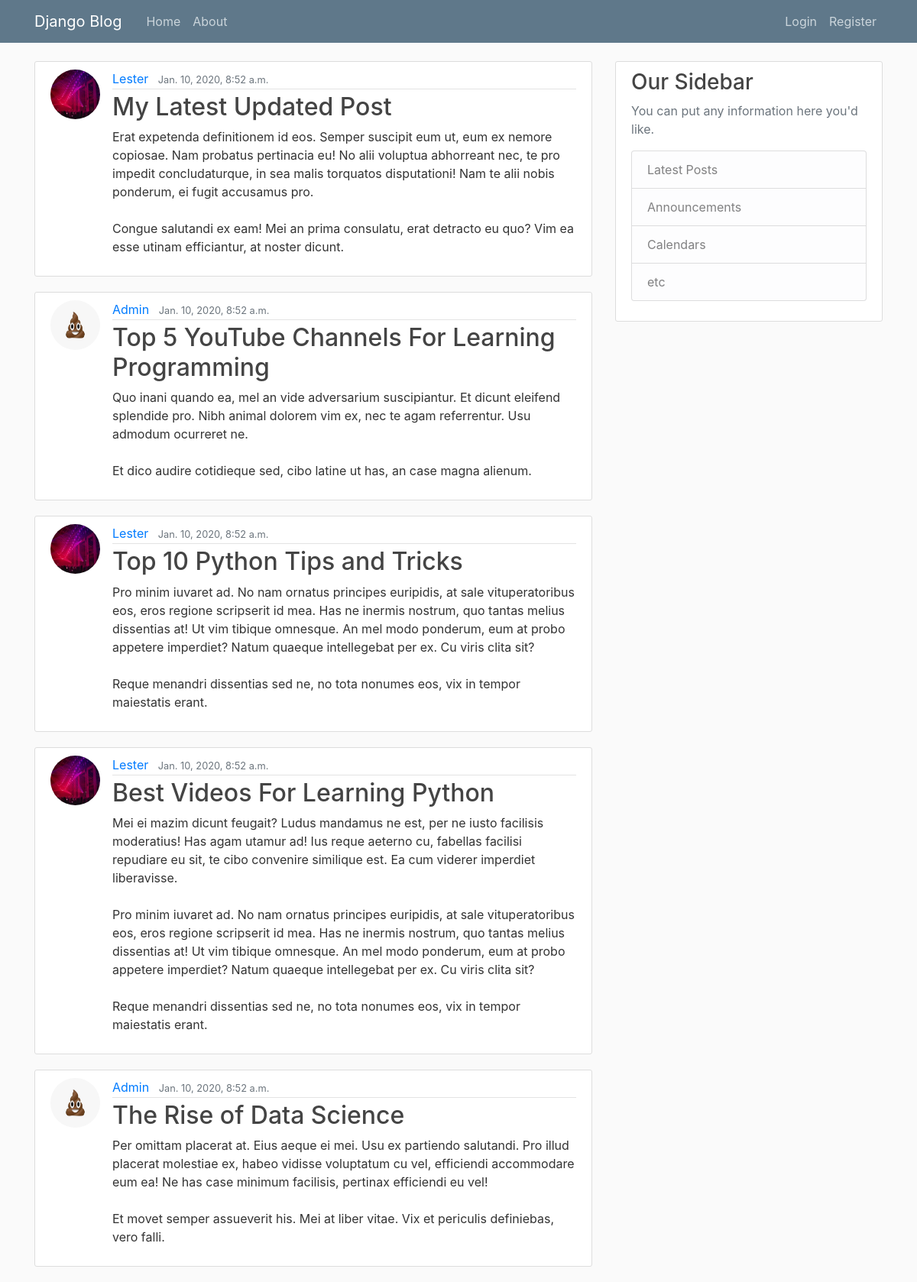
Before: / with the older database file.
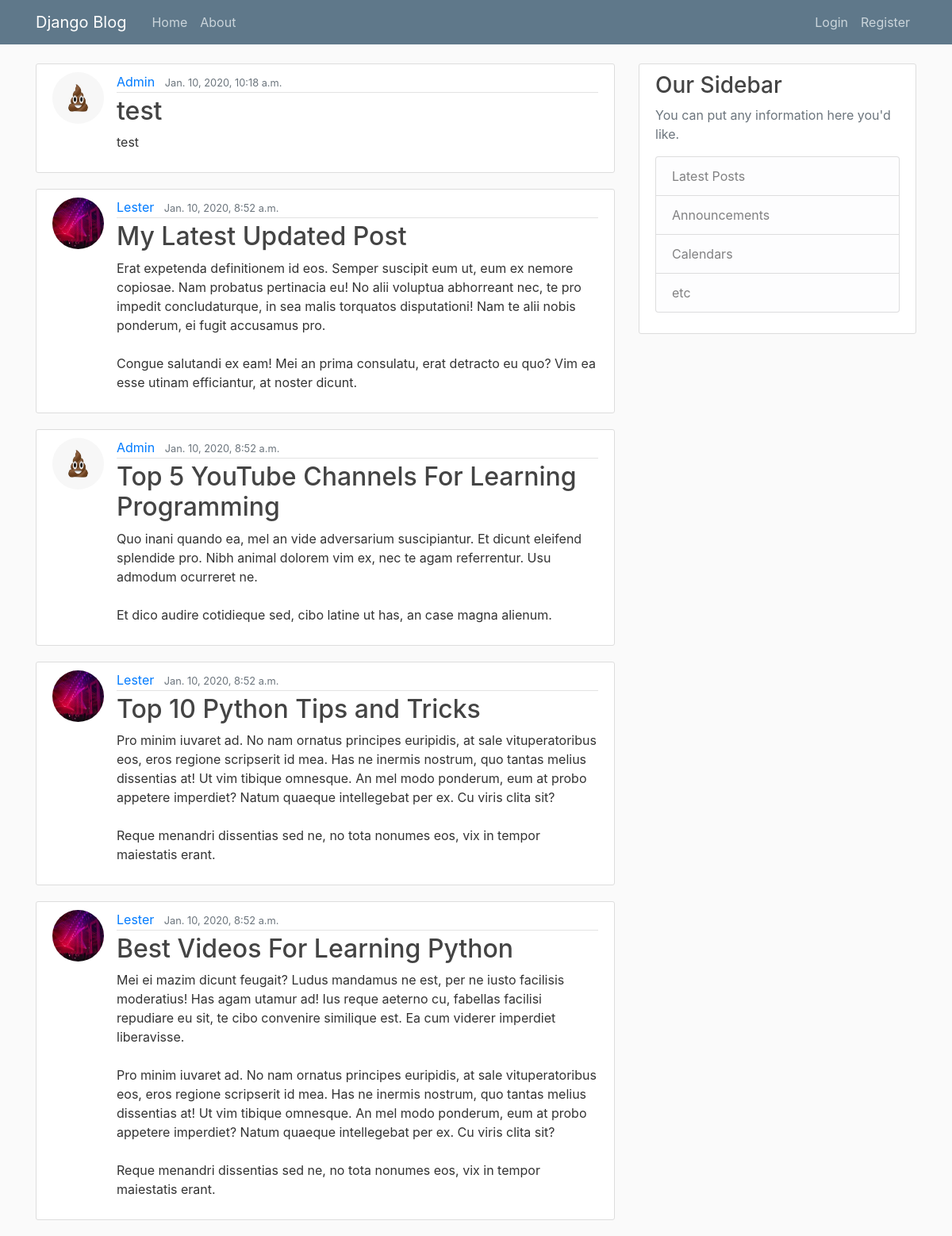
After: the same page with the newer database file.
### blog/models.py (models this page shows, shortened)
class Post(models.Model):
    title = models.CharField(max_length=100)
    content = models.TextField()
    date_posted = models.DateTimeField(default=timezone.now)
    author = models.ForeignKey(User, on_delete=models.CASCADE)

### users/models.py (models this page shows, shortened)
class Profile(models.Model):
    user = models.OneToOneField(User, on_delete=models.CASCADE)
    image = models.ImageField(default='default.jpg', upload_to='profile_pics')

### blog/views.py (the view)
# urls.py: path('', PostListView.as_view(), name='blog-home'),
class PostListView(ListView):
    model = Post
    template_name = 'blog/home.html'  # <app>/<model>_<viewtype>.html
    context_object_name = 'posts'
    ordering = ['-date_posted']  # `-` indicates newest to oldest.
    paginate_by = 5

### blog/templates/blog/home.html
{% extends "blog/base.html" %}
{% block content %}
{% for post in posts %}
<article class="media content-section">
    <img src="{{ post.author.profile.image.url }}" class="rounded-circle article-img">
    <div class="media-body">
        <div class="article-metadata">
            <a class="mr-2" href="#">{{ post.author }}</a>
            <small class="text-muted">{{ post.date_posted }}</small>
        </div>
        <h2><a class="article-title" href="{% url 'post-detail' post.id %}">{{ post.title }}</a></h2>
        <p class="article-content">{{ post.content }}</p>
    </div>
</article>
{% endfor %}
{% endblock %}

### blog/templates/blog/base.html (shortened to what this page needs)
{% load static %}
<!DOCTYPE html>
<html lang="en">
<head>
    <link rel="stylesheet" href="https://maxcdn.bootstrapcdn.com/bootstrap/4.0.0/css/bootstrap.min.css">
    <link rel="stylesheet" type="text/css" href="{% static 'blog/main.css' %}">
</head>
<body>
    <header class="site-header">
        <nav class="navbar navbar-expand-md navbar-dark bg-steel fixed-top">
          <div class="container">
            <a class="navbar-brand mr-4" href="{% url 'blog-home' %}">Django Blog</a>
            <div class="collapse navbar-collapse" id="navbarToggle">
              <div class="navbar-nav mr-auto">
                <a class="nav-item nav-link" href="{% url 'blog-home' %}">Home</a>
                <a class="nav-item nav-link" href="{% url 'blog-about' %}">About</a>
              </div>
              <div class="navbar-nav">
                {% if user.is_authenticated %}
                <a class="nav-item nav-link" href="{% url 'post-create' %}">New Post</a>
                <a class="nav-item nav-link" href="{% url 'profile' %}">Profile</a>
                <a class="nav-item nav-link" href="{% url 'logout' %}">Logout</a>
                {% else %}
                <a class="nav-item nav-link" href="{% url 'login' %}">Login</a>
                <a class="nav-item nav-link" href="{% url 'register' %}">Register</a>
                {% endif %}
              </div>
            </div>
          </div>
        </nav>
      </header>
      <main role="main" class="container">
        <div class="row">
          <div class="col-md-8">
            {% block content %}{% endblock %}
          </div>
          <div class="col-md-4">
            <div class="content-section">
              <h3>Our Sidebar</h3>
              <p class='text-muted'>You can put any information here you'd like.
                <ul class="list-group">
                  <li class="list-group-item list-group-item-light">Latest Posts</li>
                  <li class="list-group-item list-group-item-light">Announcements</li>
                  <li class="list-group-item list-group-item-light">Calendars</li>
                  <li class="list-group-item list-group-item-light">etc</li>
                </ul>
              </p>
            </div>
          </div>
        </div>
      </main>
</body>
</html>

### blog/static/blog/main.css (style rules this page uses)
body { background: #fafafa; color: #333333; margin-top: 5rem; }
h1, h2, h3, h4, h5, h6 { color: #444444; }
ul { margin: 0; }
.bg-steel { background-color: #5f788a; }
.site-header .navbar-nav .nav-link { color: #cbd5db; }
.content-section { background: #ffffff; padding: 10px 20px; border: 1px solid #dddddd; border-radius: 3px; margin-bottom: 20px; }
.article-title { color: #444444; }
.article-content { white-space: pre-line; }
.article-img { height: 65px; width: 65px; margin-right: 16px; }
.article-metadata { padding-bottom: 1px; margin-bottom: 4px; border-bottom: 1px solid #e3e3e3 }

Changed rows visible on the page:
no longer on this page (row unchanged): Post: author.profile.image (placeholder picture), author "Admin", date_posted "Jan. 10, 2020, 8:52 a.m.", title "The Rise of Data Science", content "Per omittam placerat at. Eius aeque ei mei. Usu ex partiendo salutandi. Pro illud placerat molestiae ex, habeo vidisse voluptatum cu vel, efficiendi accommodare eum ea! Ne has case minimum facilisis, pertinax efficiendi eu vel! Et movet semper assueverit his. Mei at liber vitae. Vix et periculis definiebas, vero falli."
added Post: author.profile.image (placeholder picture), author "Admin", date_posted "Jan. 10, 2020, 10:18 a.m.", title "test", content "test"
